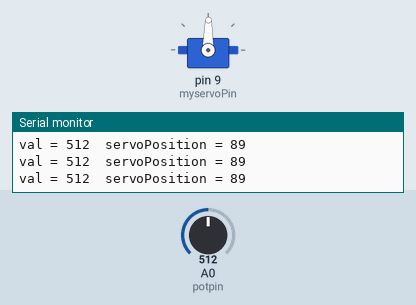
Simulated run of this sketch. Board: Arduino Uno, built with avr-gcc and run on an emulated ATmega328P. Parts: servo, the last lines printed to the serial monitor. Inputs (shaded band) come from the test bench; at power-on: A0 (potpin) = 512.

Above: at 1.2 s.
1.3 s: A0 (potpin) set to 983
At 2.5 s:
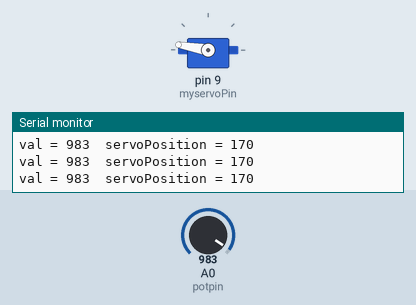
2.8 s: A0 (potpin) set to 1006
4.3 s: A0 (potpin) set to 0
At 5.2 s:
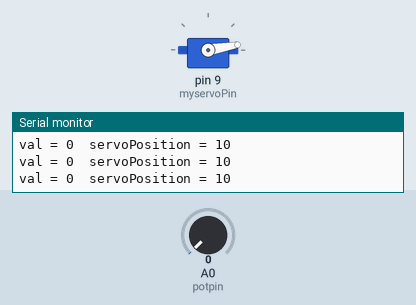
5.8 s: A0 (potpin) set to 8
8.8 s: A0 (potpin) set to 11
11.8 s: A0 (potpin) set to 91
14.8 s: A0 (potpin) set to 106
Timing chart, 0 to 17.8 s (numbered marks = the images above; inputs shaded):
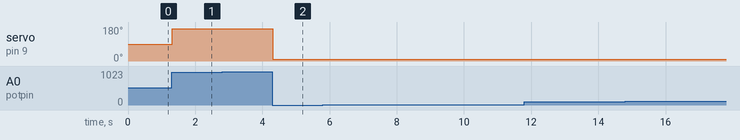

The sketch:

servoSensorExample.ino
```cpp
/*
 Controlling a servo position using a potentiometer (variable resistor)
 by Michal Rinott <http://people.interaction-ivrea.it/m.rinott>

 modified on 8 Nov 2013
 by Scott Fitzgerald
 http://www.arduino.cc/en/Tutorial/Knob
*/

#include <Servo.h>

Servo myservo;  // create servo object to control a servo

int potpin = A0;  // analog pin used to connect the potentiometer
int val;    // variable to read the value from the analog pin
const int myservoPin = 9;
int servoPosition = 90;

void setup() {
  Serial.begin(9600);
  myservo.attach(myservoPin);  // attaches the servo on pin 9 to the servo object
  pinMode(potpin, INPUT);
}

void loop() {
  readLightSensor();
  controlServo();
  printVariableValues();

}

void readLightSensor() {
    val = analogRead(potpin);            // reads the value of the potentiometer (value between 0 and 1023)
  }


void controlServo() {
  servoPosition = map(val, 54, 974, 0, 180);     // scale it for use with the servo (value between 0 and 180)
  servoPosition = constrain(servoPosition, 10, 170);
  myservo.write(servoPosition);                  // sets the servo position according to the scaled value
  delay(15);                           // waits for the servo to get there
}

void printVariableValues() {
  Serial.print("val = ");
  Serial.print(val);
  Serial.print("\t");
  Serial.print("servoPosition = ");
  Serial.println(servoPosition);
}
```

Measured:
- after the input at 1.3 s, servo on pin 9 (myservoPin): 89° → 170° at once
- after the input at 4.3 s, servo on pin 9 (myservoPin): 170° → 10° at once
